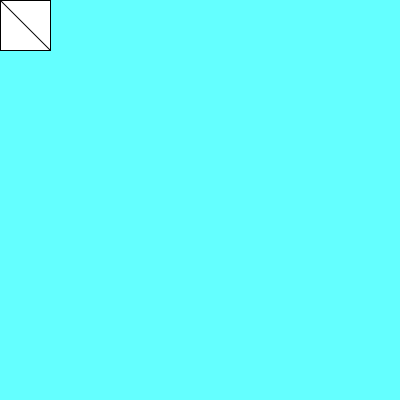
Frame 1 (no input)
Frame 60 (the mouse pressed at the canvas centre just before this capture): identical to frame 1, image omitted
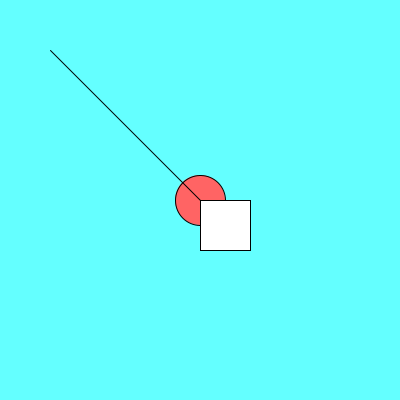
Frame 120 (the mouse held since frame 60 and released just before this capture)

The Processing sketch that drew these frames (run headless with seeded random() and noise(); from frame 60 on, the mouse is pressed at the canvas centre):

// Processing sketch: Opdr3
// ── Opdr3.pde
int diameter = 50;
void setup() {
 size(400,400);
 background (200,200,200);
 frameRate(15);
}
void draw() {
 background (100,255,255);
 color(204, 153, 0);
 ellipse(mouseX, mouseY, diameter, diameter);
 fill(255,255,255);
 rect(mouseX, mouseX, diameter, diameter);
 fill(240,100,100);
 line(mouseX, mouseY, diameter, diameter);
 fill(1000,100,100);
}
